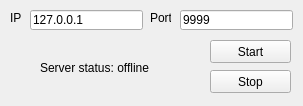
<?xml version="1.0" encoding="UTF-8"?>
<ui version="4.0">
 <class>ServerSettingsClass</class>
 <widget class="QWidget" name="ServerSettingsClass">
  <property name="geometry">
   <rect>
    <x>0</x>
    <y>0</y>
    <width>303</width>
    <height>106</height>
   </rect>
  </property>
  <property name="windowTitle">
   <string>Server settings</string>
  </property>
  <widget class="QLineEdit" name="ipLineEdit">
   <property name="geometry">
    <rect>
     <x>30</x>
     <y>10</y>
     <width>113</width>
     <height>20</height>
    </rect>
   </property>
   <property name="text">
    <string>127.0.0.1</string>
   </property>
  </widget>
  <widget class="QLabel" name="label">
   <property name="geometry">
    <rect>
     <x>10</x>
     <y>10</y>
     <width>16</width>
     <height>16</height>
    </rect>
   </property>
   <property name="text">
    <string>IP</string>
   </property>
  </widget>
  <widget class="QLabel" name="label_2">
   <property name="geometry">
    <rect>
     <x>150</x>
     <y>10</y>
     <width>21</width>
     <height>16</height>
    </rect>
   </property>
   <property name="text">
    <string>Port</string>
   </property>
  </widget>
  <widget class="QLineEdit" name="portLineEdit">
   <property name="geometry">
    <rect>
     <x>180</x>
     <y>10</y>
     <width>113</width>
     <height>20</height>
    </rect>
   </property>
   <property name="text">
    <string>9999</string>
   </property>
  </widget>
  <widget class="QPushButton" name="startServerPushButton">
   <property name="geometry">
    <rect>
     <x>210</x>
     <y>40</y>
     <width>81</width>
     <height>23</height>
    </rect>
   </property>
   <property name="text">
    <string>Start</string>
   </property>
  </widget>
  <widget class="QLabel" name="serverStatusLabel">
   <property name="geometry">
    <rect>
     <x>40</x>
     <y>60</y>
     <width>111</width>
     <height>16</height>
    </rect>
   </property>
   <property name="text">
    <string>Server status: offline</string>
   </property>
  </widget>
  <widget class="QPushButton" name="stopServerPushButton">
   <property name="geometry">
    <rect>
     <x>210</x>
     <y>70</y>
     <width>81</width>
     <height>23</height>
    </rect>
   </property>
   <property name="text">
    <string>Stop</string>
   </property>
  </widget>
 </widget>
 <resources/>
 <connections/>
</ui>
